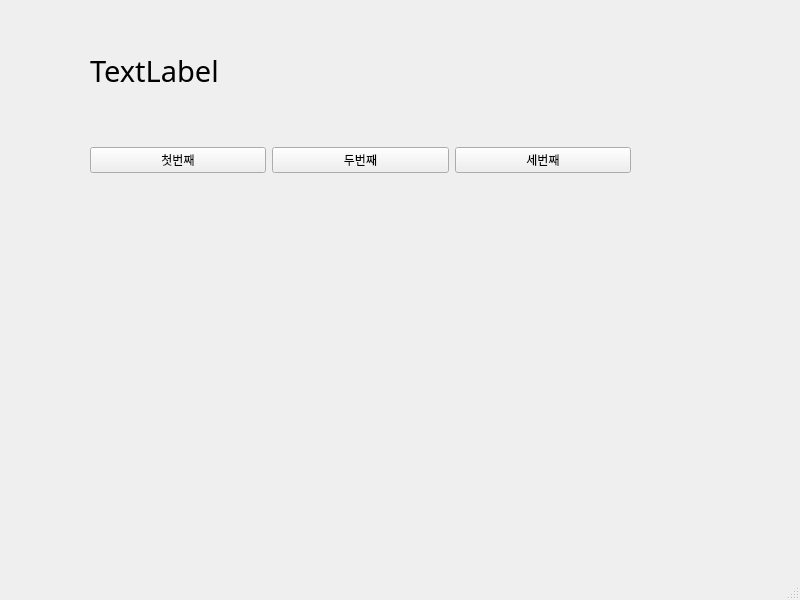
<?xml version="1.0" encoding="UTF-8"?>
<ui version="4.0">
 <class>MainWindow</class>
 <widget class="QMainWindow" name="MainWindow">
  <property name="geometry">
   <rect>
    <x>0</x>
    <y>0</y>
    <width>800</width>
    <height>600</height>
   </rect>
  </property>
  <property name="windowTitle">
   <string>MainWindow</string>
  </property>
  <widget class="QWidget" name="centralwidget">
   <widget class="QWidget" name="horizontalLayoutWidget">
    <property name="geometry">
     <rect>
      <x>90</x>
      <y>110</y>
      <width>541</width>
      <height>101</height>
     </rect>
    </property>
    <layout class="QHBoxLayout" name="horizontalLayout">
     <item>
      <widget class="QPushButton" name="pushButton_3">
       <property name="text">
        <string>첫번째</string>
       </property>
      </widget>
     </item>
     <item>
      <widget class="QPushButton" name="pushButton_2">
       <property name="text">
        <string>두번째</string>
       </property>
      </widget>
     </item>
     <item>
      <widget class="QPushButton" name="pushButton">
       <property name="text">
        <string>세번째</string>
       </property>
      </widget>
     </item>
    </layout>
   </widget>
   <widget class="QLabel" name="label">
    <property name="geometry">
     <rect>
      <x>90</x>
      <y>50</y>
      <width>531</width>
      <height>41</height>
     </rect>
    </property>
    <property name="font">
     <font>
      <family>굴림</family>
      <pointsize>22</pointsize>
     </font>
    </property>
    <property name="text">
     <string>TextLabel</string>
    </property>
   </widget>
  </widget>
  <widget class="QMenuBar" name="menubar">
   <property name="geometry">
    <rect>
     <x>0</x>
     <y>0</y>
     <width>800</width>
     <height>22</height>
    </rect>
   </property>
  </widget>
  <widget class="QStatusBar" name="statusbar"/>
 </widget>
 <resources/>
 <connections>
  <connection>
   <sender>pushButton_2</sender>
   <signal>clicked()</signal>
   <receiver>MainWindow</receiver>
   <slot>slot2()</slot>
   <hints>
    <hint type="sourcelabel">
     <x>316</x>
     <y>180</y>
    </hint>
    <hint type="destinationlabel">
     <x>361</x>
     <y>220</y>
    </hint>
   </hints>
  </connection>
  <connection>
   <sender>pushButton</sender>
   <signal>clicked()</signal>
   <receiver>MainWindow</receiver>
   <slot>slot3()</slot>
   <hints>
    <hint type="sourcelabel">
     <x>518</x>
     <y>189</y>
    </hint>
    <hint type="destinationlabel">
     <x>543</x>
     <y>210</y>
    </hint>
   </hints>
  </connection>
  <connection>
   <sender>pushButton_3</sender>
   <signal>clicked()</signal>
   <receiver>MainWindow</receiver>
   <slot>slot1()</slot>
   <hints>
    <hint type="sourcelabel">
     <x>176</x>
     <y>183</y>
    </hint>
    <hint type="destinationlabel">
     <x>211</x>
     <y>214</y>
    </hint>
   </hints>
  </connection>
 </connections>
 <slots>
  <signal>signal1()</signal>
  <signal>signal2()</signal>
  <slot>slot1()</slot>
  <slot>slot2()</slot>
  <slot>slot3()</slot>
 </slots>
</ui>
